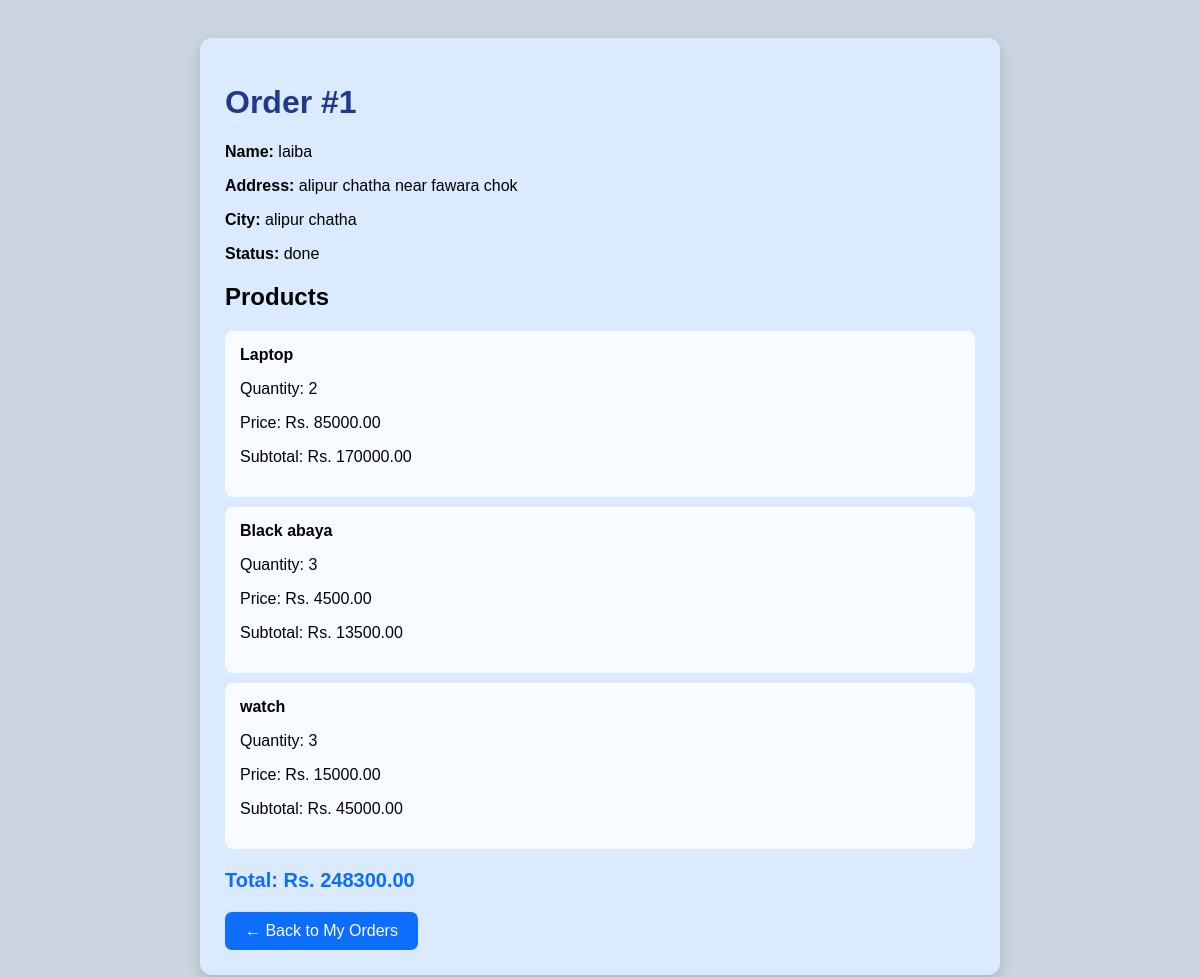
/cart/order/1/ (signed in), run on the app's committed database.
### cart/models.py (models this page shows, shortened)
class Order(models.Model):
    user = models.ForeignKey(
        User,
        on_delete=models.CASCADE
    )
    name = models.CharField(max_length=100)
    email = models.EmailField()
    phone = models.CharField(max_length=20)
    address = models.TextField()
    city = models.CharField(max_length=100)
    total = models.DecimalField(
        max_digits=10,
        decimal_places=2
    )
    status = models.CharField(
        max_length=20,
        default="Pending"
    )
    created_at = models.DateTimeField(
        auto_now_add=True
    )

class OrderItem(models.Model):
    order = models.ForeignKey(
        Order,
        on_delete=models.CASCADE,
        related_name="items"
    )
    product = models.ForeignKey(
        Product,
        on_delete=models.CASCADE
    )
    quantity = models.PositiveIntegerField()
    price = models.DecimalField(
        max_digits=10,
        decimal_places=2
    )
    @property
    def total_price(self):
        return self.price * self.quantity

### store/models.py (models this page shows, shortened)
class Product(models.Model):
    name = models.CharField(max_length=100)
    description = models.TextField()
    price = models.DecimalField(max_digits=10, decimal_places=2)
    stock = models.IntegerField()
    image = models.ImageField(upload_to='products/', blank=True, null=True)

### cart/views.py (the view)
# urls.py: path("order/<int:order_id>/", views.order_detail, name="order_detail")
def order_detail(request, order_id):
    order = get_object_or_404(
        Order,
        id=order_id,
        user=request.user
    )
    return render(request, "cart/order_detail.html", {
        "order": order
    })

### cart/templates/cart/order_detail.html (shortened to what this page needs)
<!DOCTYPE html>
<html>
<head>
</head>
<body>
<div class="container">
    <div class="order-box">
        <h1>Order #{{ order.id }}</h1>
        <p><strong>Name:</strong> {{ order.name }}</p>
        <p><strong>Address:</strong> {{ order.address }}</p>
        <p><strong>City:</strong> {{ order.city }}</p>
        <p><strong>Status:</strong> {{ order.status }}</p>
        <h2>Products</h2>
        {% for item in order.items.all %}
            <div class="item">
                <strong>{{ item.product.name }}</strong>
                <p>
                    Quantity: {{ item.quantity }}
                </p>
                <p>
                    Price: Rs. {{ item.price }}
                </p>
                <p>
                    Subtotal: Rs. {{ item.total_price }}
                </p>
            </div>
        {% endfor %}
        <div class="total">
            Total: Rs. {{ order.total }}
        </div>
        <a href="{% url 'my_orders' %}" class="btn">
            ← Back to My Orders
        </a>
    </div>
</div>
</body>
</html>

### cart/templates/cart/order_detail.html (style rules this page uses)
body { font-family: Arial, sans-serif; background: #cbd5e1; padding: 30px; }
.container { max-width: 800px; margin: auto; }
.order-box { background: #dbeafe; padding: 25px; border-radius: 12px; box-shadow: 0 6px 15px rgba(0,0,0,.15); }
h1 { color: #1e3a8a; }
.item { background: #f8fbff; padding: 15px; margin: 10px 0; border-radius: 8px; }
.total { font-size: 20px; font-weight: bold; color: #0d6efd; margin-top: 20px; }
.btn { display: inline-block; margin-top: 20px; padding: 10px 20px; background: #0d6efd; color: white; text-decoration: none; border-radius: 7px; }

### data on the page
Order: id "1", name "laiba", address "alipur chatha near fawara chok", city "alipur chatha", status "done", total "248300.00"
OrderItem: product.name "Laptop", quantity "2", price "85000.00", total_price "170000.00"
OrderItem: product.name "Black abaya", quantity "3", price "4500.00", total_price "13500.00"
OrderItem: product.name "watch", quantity "3", price "15000.00", total_price "45000.00"
